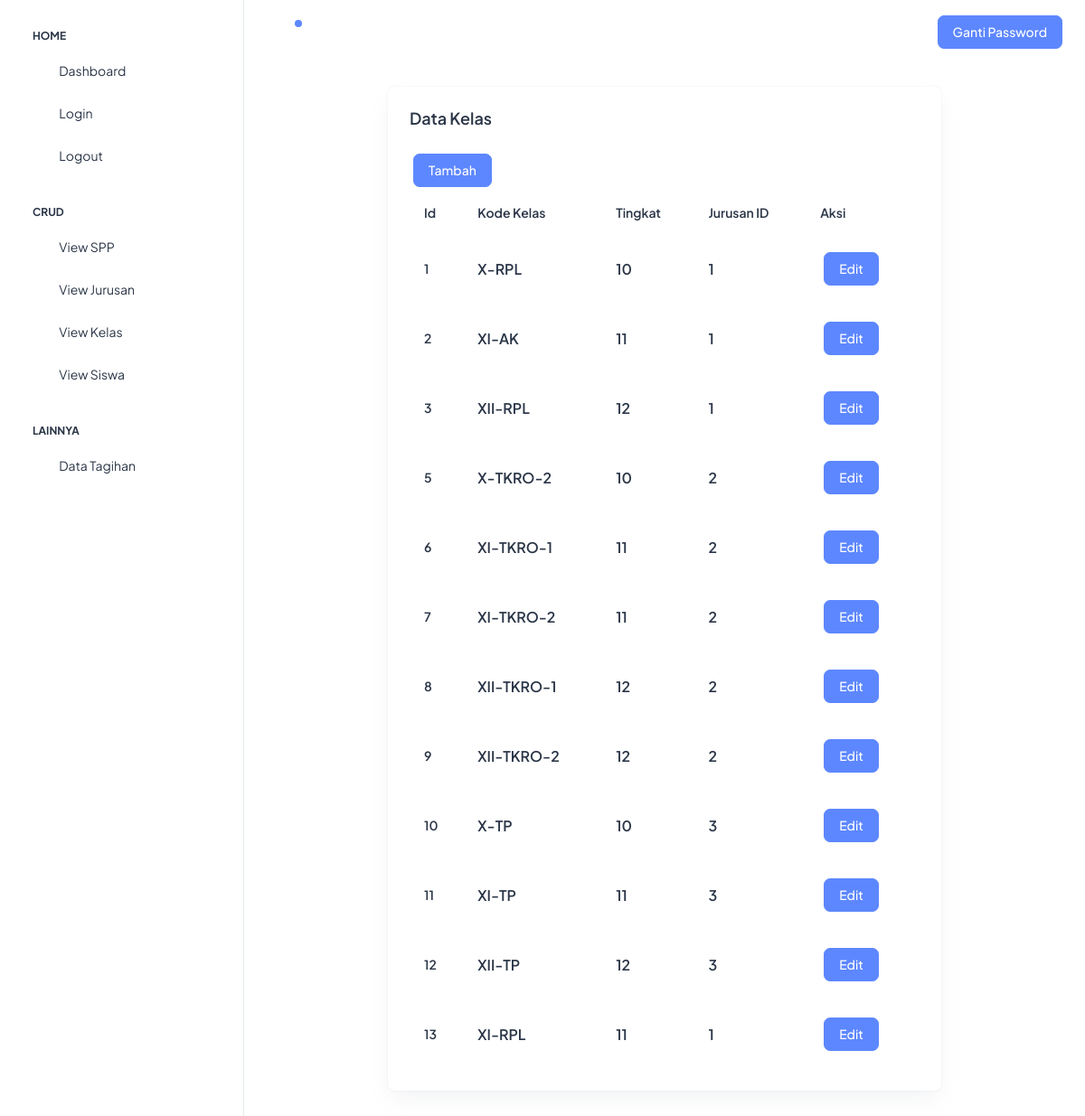
Screenshot of /page/CRUD/Kelas/viewKelas.php (signed in) with the database file from the repository.
### tables this page shows
CREATE TABLE `kelas` (
  `id` int(11) NOT NULL,
  `kode_kelas` varchar(10) DEFAULT NULL,
  `tingkat` enum('10','11','12') DEFAULT NULL,
  `jurusan_id` int(11) DEFAULT NULL
);

### config/database.php (called while the page is built, shortened)
<?php
class database{
    public $database = 'uprak_dani_baru';
    public $host = 'localhost';
    public $user = 'root';
    public $pass = '';
    public function koneksi(){
        $this->conn = new mysqli($this->host,$this->user,$this->pass,$this->database);
    }
}
?>

### page/CRUD/Kelas/viewKelas.php (the view, shortened to what this page needs)
<?php
include '../../../config/database.php';
$db = new database();
$db->koneksi();
$query = "SELECT * FROM kelas";
$hasil = $db->conn->query($query);
?>
<head>
    <link rel="stylesheet" href="../../../assets/css/styles.min.css" />
</head>
<body>
    <?php
    include '../../../layout/header.php';
    ?>
    <div class="row d-flex align-items-center justify-content-center">
        <div class="col-lg-8 d-flex align-items-stretch">
            <div class="card w-100 " style="margin-top: 6rem;">
                <div class="card-body p-4 ">
                    <h5 class="card-title fw-semibold mb-4">Data Kelas</h5>
                    <a href="tambahKelas.php"class="btn btn-primary m-1">Tambah</a>
                    <div class="table-responsive">
                        <table class="table text-nowrap mb-0 align-middle">
                            <thead class="text-dark fs-4">
                                <tr>
                                    <th class="border-bottom-0">
                                        <h6 class="fw-semibold mb-0">Id</h6>
                                    </th>
                                    <th class="border-bottom-0">
                                        <h6 class="fw-semibold mb-0">Kode Kelas</h6>
                                    </th>
                                    <th class="border-bottom-0">
                                        <h6 class="fw-semibold mb-0">Tingkat</h6>
                                    </th>
                                    <th class="border-bottom-0">
                                        <h6 class="fw-semibold mb-0">Jurusan ID</h6>
                                    </th>
                                    <th class="border-bottom-0">
                                        <h6 class="fw-semibold mb-0">Aksi</h6>
                                    </th>
                                </tr>
                            </thead>
                            <tbody>
                            <?php
                                foreach($hasil as $data) :
                            ?>
                                <tr>
                                    <td class="border-bottom-0">
                                        <h6 class="fw-semibold mb-0"><?= $data["id"]; ?></h6>
                                    </td>
                                    <td class="border-bottom-0">
                                        <h6 class="fw-semibold mb-0 fs-4"><?= $data["kode_kelas"]; ?></h6>
                                    </td>
                                    <td class="border-bottom-0">
                                        <h6 class="fw-semibold mb-0 fs-4"><?= $data["tingkat"]; ?></h6>
                                    </td>
                                    <td class="border-bottom-0">
                                        <h6 class="fw-semibold mb-0 fs-4"><?= $data["jurusan_id"]; ?></h6>
                                    </td>
                                    <td class="border-bottom-0">
                                        <h6 class="fw-semibold mb-0 fs-4"><a href="editKelas.php?id=<?php echo $data['id']; ?>" class="btn btn-primary m-1">Edit</a></h6>
                                    </td>
                                </tr>
                            <?php endforeach; ?>
                            </tbody>
                        </table>
                    </div>
                </div>
            </div>
        </div>
    </div>
</body>
</html>

### rows the page displays
kelas: id "1", kode_kelas "X-RPL", tingkat "10", jurusan "1"
kelas: id "2", kode_kelas "XI-AK", tingkat "11", jurusan "1"
kelas: id "3", kode_kelas "XII-RPL", tingkat "12", jurusan "1"
kelas: id "5", kode_kelas "X-TKRO-2", tingkat "10", jurusan "2"
kelas: id "6", kode_kelas "XI-TKRO-1", tingkat "11", jurusan "2"
kelas: id "7", kode_kelas "XI-TKRO-2", tingkat "11", jurusan "2"
kelas: id "8", kode_kelas "XII-TKRO-1", tingkat "12", jurusan "2"
kelas: id "9", kode_kelas "XII-TKRO-2", tingkat "12", jurusan "2"
kelas: id "10", kode_kelas "X-TP", tingkat "10", jurusan "3"
kelas: id "11", kode_kelas "XI-TP", tingkat "11", jurusan "3"
kelas: id "12", kode_kelas "XII-TP", tingkat "12", jurusan "3"
kelas: id "13", kode_kelas "XI-RPL", tingkat "11", jurusan "1"
